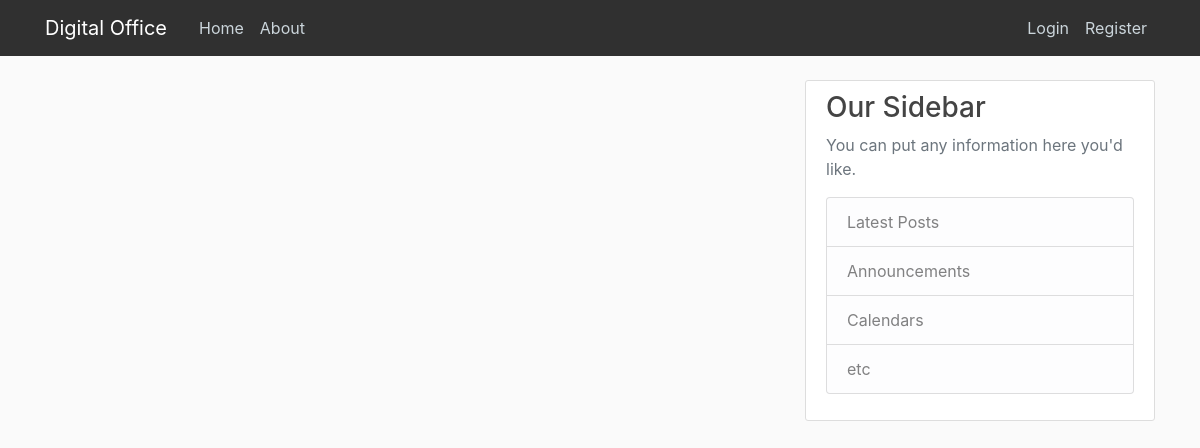
The app's page /blog, older data.
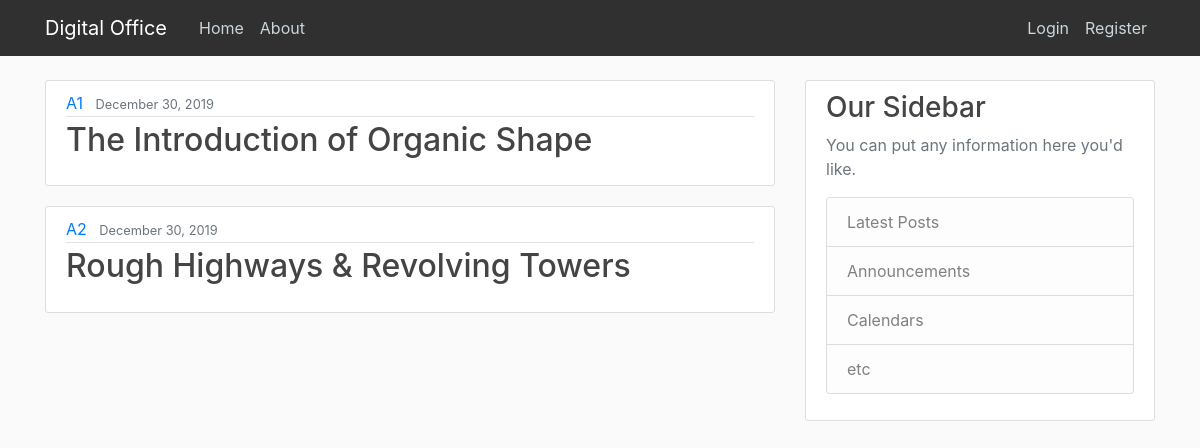
The same page, newer data.
### blog/models.py (models this page shows, shortened)
class Files(models.Model):
    title=models.CharField(max_length=100)
    summary=models.TextField()
    date_posted=models.DateTimeField(auto_now_add=True)
    author=models.ForeignKey(User,on_delete=models.CASCADE)

### blog/views.py (the view)
# urls.py: path('',views.home,name='blog-home'),
def home(request):
    context={
        'Files': Files.objects.all()
    }
    return render(request,"blog/home.html",context)

### blog/templates/blog/home.html (shortened to what this page needs)
{% extends "blog/base.html" %}
{% block content %}
{% for file in Files %}
<article class="media content-section">
    <div class="media-body">
      <div class="article-metadata">
        <a class="mr-2" href="#">{{ file.author }}</a>
        <small class="text-muted">{{ file.date_posted | date:"F d, Y" }}</small>
      </div>
      <h2><a class="article-title" href="#">{{ file.title }}</a></h2>
    </div>
  </article>
{% endfor %}
{% endblock %}

### blog/templates/blog/base.html (shortened to what this page needs)
{% load static %}
<!doctype html>
<html lang="en">
  <head>
    <link rel="stylesheet" href="https://maxcdn.bootstrapcdn.com/bootstrap/4.0.0/css/bootstrap.min.css">
<link rel="stylesheet"  type="text/css" href="{% static 'blog/main.css' %}">
  </head>
  <body>
    <header class="site-header">
        <nav class="navbar navbar-expand-md navbar-dark bg-steel fixed-top">
          <div class="container">
            <a class="navbar-brand mr-4" href="{% url 'blog-home' %}">Digital Office</a>
            <div class="collapse navbar-collapse" id="navbarToggle">
              <div class="navbar-nav mr-auto">
                <a class="nav-item nav-link" href="{% url 'blog-home' %}">Home</a>
                <a class="nav-item nav-link" href="{% url 'blog-about' %}">About</a>
              </div>
              <div class="navbar-nav">
                <a class="nav-item nav-link" href=""">Login</a>
                <a class="nav-item nav-link" href="{% url 'register' %}">Register</a>
              </div>
            </div>
          </div>
        </nav>
      <main role="main" class="container">
        <div class="row">
          <div class="col-md-8">
            {% block content %}{% endblock %}
          </div>
          <div class="col-md-4">
            <div class="content-section">
              <h3>Our Sidebar</h3>
              <p class='text-muted'>You can put any information here you'd like.
                <ul class="list-group">
                  <li class="list-group-item list-group-item-light">Latest Posts</li>
                  <li class="list-group-item list-group-item-light">Announcements</li>
                  <li class="list-group-item list-group-item-light">Calendars</li>
                  <li class="list-group-item list-group-item-light">etc</li>
                </ul>
              </p>
            </div>
          </div>
        </div>
      </main>
  </body>
</html>

### blog/static/blog/main.css (style rules this page uses)
body { background: #fafafa; color: #333333; margin-top: 5rem; }
h1, h2, h3, h4, h5, h6 { color: #444444; }
ul { margin: 0; }
.bg-steel { background-color: #303030; }
.site-header .navbar-nav .nav-link { color: #cbd5db; }
.content-section { background: #ffffff; padding: 10px 20px; border: 1px solid #dddddd; border-radius: 3px; margin-bottom: 20px; }
.article-title { color: #444444; }
.article-metadata { padding-bottom: 1px; margin-bottom: 4px; border-bottom: 1px solid #e3e3e3 }

Row changes from the older to the newer data that the page shows:
added Files: author "A1", date_posted "December 30, 2019", title "The Introduction of Organic Shape"
added Files: author "A2", date_posted "December 30, 2019", title "Rough Highways & Revolving Towers"
